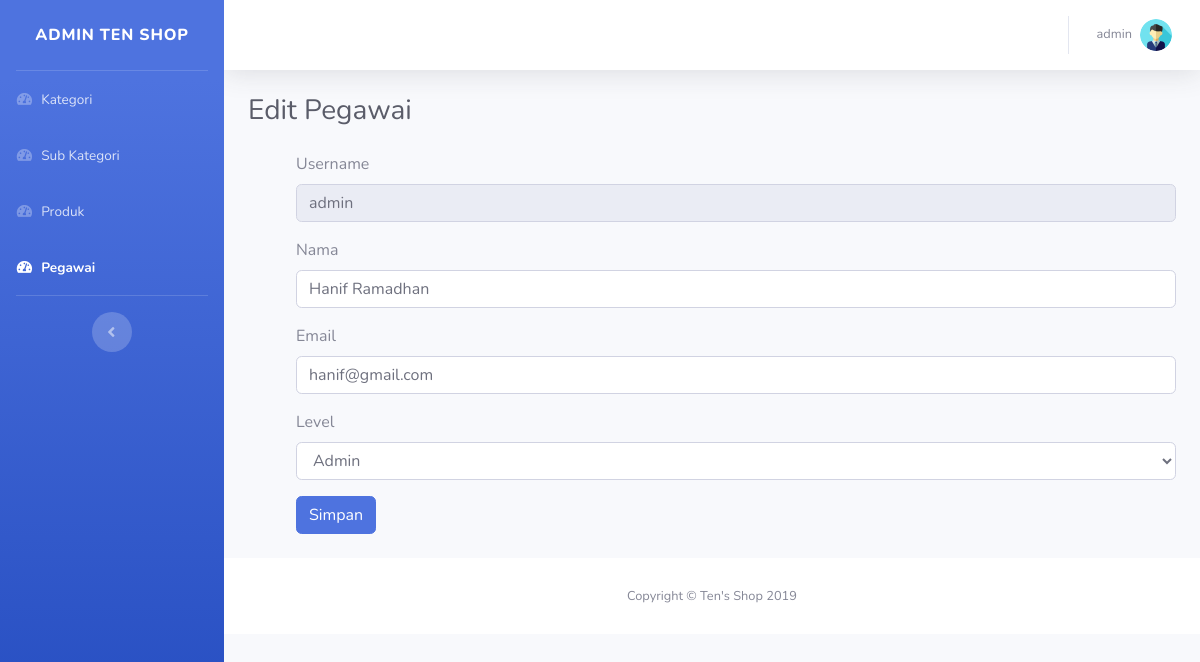
Screenshot of /admin/edit_pegawai.php?id=1 (signed in) with the database file from the repository.
### tables this page shows
CREATE TABLE `pegawai` (
  `idpegawai` int(11) NOT NULL,
  `username` varchar(30) NOT NULL,
  `nama_lengkap` varchar(30) NOT NULL,
  `email` varchar(30) NOT NULL,
  `password` varchar(255) NOT NULL,
  `level` int(1) NOT NULL
);

### admin/edit_pegawai.php (the view, shortened to what this page needs)
<?php
	if($_SESSION['level'] == 1 ) {
		require_once '../function.php';
	    $id = $_GET['id'];
		$pegawai = mysqli_query($con, "SELECT * FROM pegawai WHERE idpegawai=$id");
		$row = mysqli_fetch_array($pegawai);
if ($row['level'] == 1) {
      $status = 'Admin';
    } else if ($row['level'] == 2) {
      $status = 'Manager';
    }
	} else {
		header('location : ../pesan.php');
		exit;
	}
 ?>
 <!DOCTYPE html>
<html lang="en">
<head>
  <link href="../vendor/fontawesome-free/css/all.min.css" rel="stylesheet" type="text/css">
  <link href="../css/sb-admin-2.min.css" rel="stylesheet">
</head>
<body id="page-top">
  <div id="wrapper">
    <ul class="navbar-nav bg-gradient-primary sidebar sidebar-dark accordion" id="accordionSidebar">
      <a class="sidebar-brand d-flex align-items-center justify-content-center" href="index.php">
        <div class="sidebar-brand-text mx-3">Admin Ten Shop</div>
      </a>
      <hr class="sidebar-divider my-0">
      <li class="nav-item ">
        <a class="nav-link" href="index.php">
          <i class="fas fa-fw fa-tachometer-alt"></i>
          <span>Kategori</span></a>
      </li>
      <li class="nav-item">
        <a class="nav-link" href="subkategori.php">
          <i class="fas fa-fw fa-tachometer-alt"></i>
          <span>Sub Kategori</span></a>
      </li>
      <li class="nav-item ">
        <a class="nav-link" href="produk.php">
          <i class="fas fa-fw fa-tachometer-alt"></i>
          <span>Produk</span></a>
      </li>
      <li class="nav-item active">
        <a class="nav-link" href="pegawai.php">
          <i class="fas fa-fw fa-tachometer-alt"></i>
          <span>Pegawai</span></a>
      </li>
      <hr class="sidebar-divider d-none d-md-block">
      <div class="text-center d-none d-md-inline">
        <button class="rounded-circle border-0" id="sidebarToggle"></button>
      </div>
    </ul>
    <div id="content-wrapper" class="d-flex flex-column">
      <div id="content">
        <nav class="navbar navbar-expand navbar-light bg-white topbar mb-4 static-top shadow">
          <ul class="navbar-nav ml-auto">
            <li class="nav-item dropdown no-arrow">
              <a class="nav-link dropdown-toggle" href="#" id="userDropdown" role="button" data-toggle="dropdown" aria-haspopup="true" aria-expanded="false">
                <span class="mr-2 d-none d-lg-inline text-gray-600 small"><?= $_SESSION['username'] ?></span>
                <img class="img-profile rounded-circle" src="../img/profile.png">
              </a>
            </li>
          </ul>
        </nav>
        <div class="container-fluid">
          <div class="d-sm-flex align-items-center justify-content-between mb-4">
            <h1 class="h3 mb-0 text-gray-800">Edit Pegawai</h1>
          </div>
          <div class="container ml-4 mr-4 mt-4 mb-4">
            <form method="post" action="">
              <div class="form-group">
                <label for="username">Username</label>
                <input type="text" class="form-control" id="username" name="username" placeholder="username" disabled value="<?= $row['username'] ?>" required>
              </div>
              <div class="form-group">
                <label for="nama">Nama</label>
                <input type="text" class="form-control" id="nama" name="nama" placeholder="Nama Lengkap" value="<?= $row['nama_lengkap'] ?> " required>
              </div>
              <div class="form-group">
                <label for="email">Email</label>
                <input type="email" class="form-control" id="email" name="email" placeholder="email" value="<?= $row['email'] ?>" required>
              </div>
              <div class="form-group">
                <label for="level">Level</label>
                <select id="level" name="level" class="form-control" required>
                  <option value="<?= $row['level'] ?>"><?=$status  ?></option>
                </select>
              </div>
              <button type="submit" name="simpan" class="btn btn-primary">Simpan</button>
            </form>
          </div>
      </div>
      <footer class="sticky-footer bg-white">
        <div class="container my-auto">
          <div class="copyright text-center my-auto">
            <span>Copyright &copy; Ten's Shop 2019</span>
          </div>
        </div>
      </footer>
    </div>
  </div>
</body>
</html>

### rows the page displays
pegawai: username "admin", nama "Hanif Ramadhan", email "hanif@gmail.com", level "Admin"

### other values shown
$_SESSION['username'] "admin"
